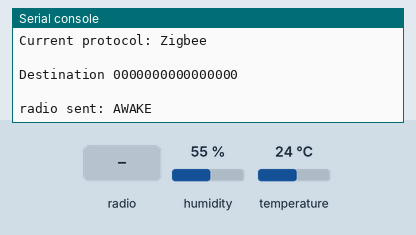
The program below on a simulated Digi XBee 3 module running MicroPython. On the bench: the last lines printed to the serial console. Inputs (shaded band) come from the test bench; at power-on: humidity 55 %, temperature 24 °C. No radio messages arrive unless stated (any console line starting 'radio sent:' is added by the test bench); library files of the repository ran but are not shown: sht35.py.

Above: at 1.2 s.
1.3 s: radio message "1" arrives
At 2.4 s:
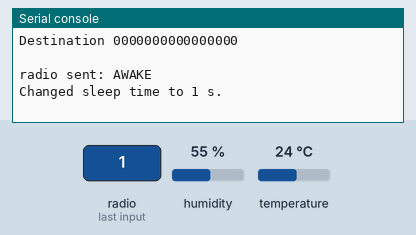
14.6 s: radio message "50" arrives
At 14.9 s:
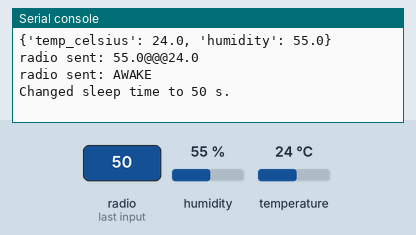

Measured:
- after the input at 1.3 s, the serial console: prints a new line at once (image 1)
- after the input at 14.6 s, the serial console: prints a new line at once (image 2)

The program:

main.py
```python
#----------------------------------------------------------------
#Author: Damian Sarna, 20.12.2024
#Script using for read data from sensor SHT35 connected to XBEE 3
#Prepared as part of a diploma thesis: "ZigBee standard in IoT end device communication"
#Script use library: https://github.com/dvsu/Sensirion-SHT3X-MicroPython/tree/main
#----------------------------------------------------------------
import sys
from binascii import hexlify
from sht35 import SHT35
from machine import I2C
import time
import xbee

# Constants
SHT35_ADDR = 0x45

print(" +--------------------------------------------+")
print(" | XBee MicroPython I2C SHT35 |")
print(" +--------------------------------------------+\n")

# Instantiate an I2C peripheral.
i2c = I2C(1)

if SHT35_ADDR not in i2c.scan():
    print("Could not find the sensor!")
    sys.exit(1)

# Constants
# Constants
SLEEP_TIME_MS = 600000  # 10 minutes
AWAKE_TIME_MS = 10000  # 10 seconds.

MSG_ON = "ON"
MSG_OFF = "OFF"
MSG_SEPARATOR = "@@@"
MSG_AWAKE = "AWAKE"

PROTOCOL_ZB = "Zigbee"
PROTOCOL_DM = "DigiMesh"
PROTOCOL_802 = "802.15.4"

DEST_NODE_ID = "GATEWAY_COORD"

sensor = SHT35(i2c)

def get_destination(xb_prot):
    if xb_prot == PROTOCOL_ZB:
        return xbee.ADDR_COORDINATOR

def get_protocol():
    version = xb.atcmd("VR")

    if version >= 0x3000:
        return PROTOCOL_DM

    if version >= 0x2000:
        return PROTOCOL_802

    return PROTOCOL_ZB

def find_gateway(retries=3):
    for i in range(1, retries + 1):
        print("Searching destination %s %d/%d" % (DEST_NODE_ID, i, retries))

        try:
            devices = xbee.discover()
        except OSError:
            devices = []

        for dev in devices:
            if dev.get('node_id', None) == DEST_NODE_ID:
                gateway = dev.get('sender_eui64', None)
                return gateway if gateway else dev.get('sender_nwk', None)
        time.sleep_ms(1500)

    return None

def transmit_data(dest, msg, retries=3):
    for i in range(1, retries + 1):
        try:
            xbee.transmit(dest, msg)
            break
        except OSError as e:
            print("Could not transmit data (%d/%d): %s" % (i, retries, str(e)))
def rx_callback(data):
    if not data or data['broadcast']:
        return

    if protocol == PROTOCOL_ZB and data['sender_nwk'] != 0:
        return

    if protocol == PROTOCOL_DM and data['sender_eui64'] != destination:
        return

    if protocol == PROTOCOL_802 and data['sender_eui64'] != destination:
        return

    try:
        payload = int(data.get('payload', bytearray()).decode())
    except ValueError:
        return

    if payload < 0:
        return

    # Update the sleep time.
    global sleep_time
    sleep_time = payload * 1000
    print("Temperature/humidity service stopped.\n" if not sleep_time
          else "Changed sleep time to %d s.\n" % payload)


# Instantiate the XBee device.
xb = xbee.XBee()

sleep_time = SLEEP_TIME_MS

protocol = get_protocol()
print("Current protocol: %s\n" % protocol)

destination = get_destination(protocol)
if not destination:
    print("Unable to find destination node: %s" % DEST_NODE_ID)
    sys.exit(1)
print("Destination %s\n" % hexlify(bytearray(destination)).decode().upper())
# Register the reception data callback.
xbee.receive_callback(rx_callback)

# Configure sleep mode to be managed by MicroPython.
xb.atcmd("SM", 0x06)

# Start reading temperature and humidity measures.
while True:
    # Notify the gateway that the XBee is awake.
    transmit_data(destination, MSG_AWAKE)

    # Wait during the configured time for incoming messages.
    time.sleep(AWAKE_TIME_MS / 1000)

    # Check if temperature/humidity service is disabled.
    if not sleep_time:
        continue
    data = sensor.get_measurement()
    print(data)
    # Create the message to send with the temperature and humidity.
    temp_hum_msg = "{0}{1}{2}".format(
        round(data["humidity"], 1),
        MSG_SEPARATOR,
        round(data["temp_celsius"], 1)
    )

    # Send values to the gateway (coordinator).
    transmit_data(destination, temp_hum_msg)

    # Sleep for the configured timeout.
    xb.sleep_now(sleep_time)
```
